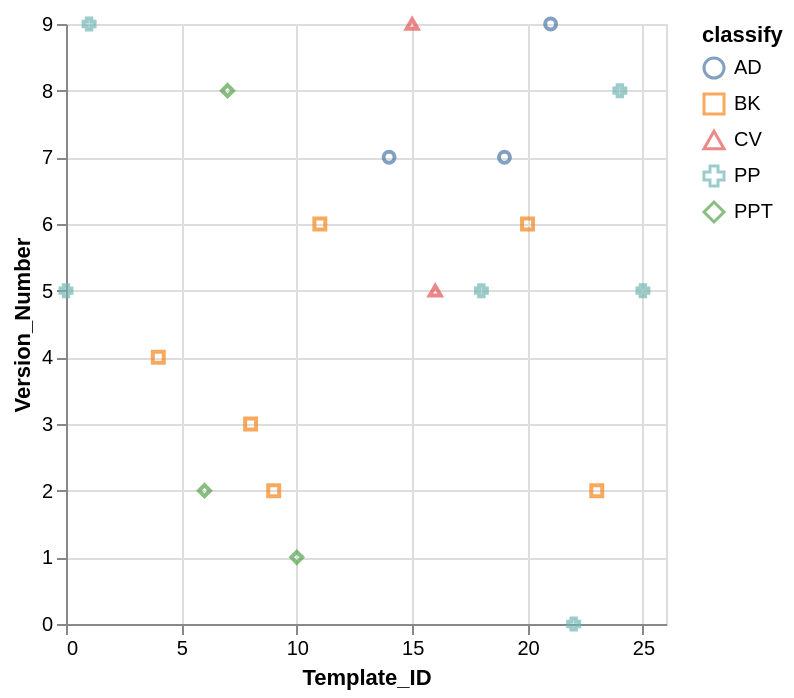

Express this chart as Vega-Lite.
### Vega-Lite specification from a JSON file in a GitHub repository (floating-point values rounded to 4 significant figures)
{"data": {"values": [{"x_data": 14, "y_data": 7, "classify": "AD"}, {"x_data": 19, "y_data": 7, "classify": "AD"}, {"x_data": 21, "y_data": 9, "classify": "AD"}, {"x_data": 4, "y_data": 4, "classify": "BK"}, {"x_data": 8, "y_data": 3, "classify": "BK"}, {"x_data": 9, "y_data": 2, "classify": "BK"}, {"x_data": 11, "y_data": 6, "classify": "BK"}, {"x_data": 20, "y_data": 6, "classify": "BK"}, {"x_data": 23, "y_data": 2, "classify": "BK"}, {"x_data": 15, "y_data": 9, "classify": "CV"}, {"x_data": 16, "y_data": 5, "classify": "CV"}, {"x_data": 0, "y_data": 5, "classify": "PP"}, {"x_data": 1, "y_data": 9, "classify": "PP"}, {"x_data": 18, "y_data": 5, "classify": "PP"}, {"x_data": 22, "y_data": 0, "classify": "PP"}, {"x_data": 24, "y_data": 8, "classify": "PP"}, {"x_data": 25, "y_data": 5, "classify": "PP"}, {"x_data": 6, "y_data": 2, "classify": "PPT"}, {"x_data": 7, "y_data": 8, "classify": "PPT"}, {"x_data": 10, "y_data": 1, "classify": "PPT"}]}, "mark": "point", "encoding": {"x": {"field": "x_data", "type": "quantitative", "title": "Template_ID", "scale": {"zero": "false"}}, "y": {"field": "y_data", "type": "quantitative", "title": "Version_Number", "scale": {"zero": "false"}}, "color": {"field": "classify", "type": "nominal"}, "shape": {"field": "classify", "type": "nominal"}}}
